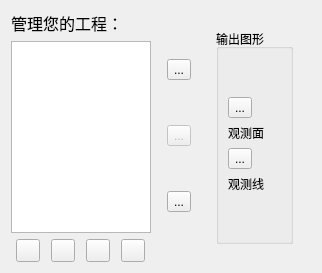
<?xml version="1.0" encoding="UTF-8"?>
<ui version="4.0">
 <class>WindWalkerEarthingMainDlg</class>
 <widget class="QDialog" name="WindWalkerEarthingMainDlg">
  <property name="geometry">
   <rect>
    <x>0</x>
    <y>0</y>
    <width>377</width>
    <height>264</height>
   </rect>
  </property>
  <property name="windowTitle">
   <string>Wind Walker</string>
  </property>
  <property name="windowIcon">
   <iconset resource="windwalker.qrc">
    <normaloff>:/Other/images/Other/windwalker (2).png</normaloff>:/Other/images/Other/windwalker (2).png</iconset>
  </property>
  <layout class="QHBoxLayout" name="horizontalLayout_3">
   <property name="sizeConstraint">
    <enum>QLayout::SetFixedSize</enum>
   </property>
   <item>
    <layout class="QVBoxLayout" name="verticalLayout">
     <item>
      <widget class="QLabel" name="label">
       <property name="font">
        <font>
         <pointsize>12</pointsize>
        </font>
       </property>
       <property name="toolTip">
        <string>&lt;html&gt;&lt;head/&gt;&lt;body&gt;&lt;p&gt;请为您的工程取一个适当的名字，虽然程序允许但是不建议使用重复的名字&lt;/p&gt;&lt;/body&gt;&lt;/html&gt;</string>
       </property>
       <property name="text">
        <string>管理您的工程：</string>
       </property>
      </widget>
     </item>
     <item>
      <widget class="QListWidget" name="listWidget">
       <property name="sizePolicy">
        <sizepolicy hsizetype="Fixed" vsizetype="Fixed">
         <horstretch>0</horstretch>
         <verstretch>0</verstretch>
        </sizepolicy>
       </property>
       <property name="maximumSize">
        <size>
         <width>140</width>
         <height>16777215</height>
        </size>
       </property>
       <property name="font">
        <font>
         <family>黑体</family>
         <pointsize>12</pointsize>
        </font>
       </property>
       <property name="contextMenuPolicy">
        <enum>Qt::CustomContextMenu</enum>
       </property>
       <property name="editTriggers">
        <set>QAbstractItemView::EditKeyPressed</set>
       </property>
      </widget>
     </item>
     <item>
      <layout class="QHBoxLayout" name="horizontalLayout">
       <item>
        <widget class="QToolButton" name="btn_ADD">
         <property name="toolTip">
          <string>添加一个工程</string>
         </property>
         <property name="text">
          <string/>
         </property>
         <property name="icon">
          <iconset resource="windwalker.qrc">
           <normaloff>:/GroundingCAD/images/GroundingCAD/add.png</normaloff>:/GroundingCAD/images/GroundingCAD/add.png</iconset>
         </property>
         <property name="shortcut">
          <string>=</string>
         </property>
        </widget>
       </item>
       <item>
        <widget class="QToolButton" name="btn_Del">
         <property name="toolTip">
          <string>删除所选工程</string>
         </property>
         <property name="text">
          <string/>
         </property>
         <property name="icon">
          <iconset resource="windwalker.qrc">
           <normaloff>:/GroundingCAD/images/GroundingCAD/delete.png</normaloff>:/GroundingCAD/images/GroundingCAD/delete.png</iconset>
         </property>
         <property name="shortcut">
          <string>Del</string>
         </property>
        </widget>
       </item>
       <item>
        <widget class="QToolButton" name="btn_Up">
         <property name="toolTip">
          <string>上移所选工程</string>
         </property>
         <property name="text">
          <string/>
         </property>
         <property name="icon">
          <iconset resource="windwalker.qrc">
           <normaloff>:/GroundingCAD/images/GroundingCAD/arrow_up.png</normaloff>:/GroundingCAD/images/GroundingCAD/arrow_up.png</iconset>
         </property>
         <property name="shortcut">
          <string>Up</string>
         </property>
        </widget>
       </item>
       <item>
        <widget class="QToolButton" name="btn_down">
         <property name="toolTip">
          <string>下移所选工程</string>
         </property>
         <property name="text">
          <string/>
         </property>
         <property name="icon">
          <iconset resource="windwalker.qrc">
           <normaloff>:/GroundingCAD/images/GroundingCAD/arrow_down.png</normaloff>:/GroundingCAD/images/GroundingCAD/arrow_down.png</iconset>
         </property>
         <property name="shortcut">
          <string>Down</string>
         </property>
        </widget>
       </item>
      </layout>
     </item>
    </layout>
   </item>
   <item>
    <spacer name="horizontalSpacer_2">
     <property name="orientation">
      <enum>Qt::Horizontal</enum>
     </property>
     <property name="sizeHint" stdset="0">
      <size>
       <width>1</width>
       <height>0</height>
      </size>
     </property>
    </spacer>
   </item>
   <item>
    <widget class="QWidget" name="widget_2" native="true">
     <layout class="QHBoxLayout" name="horizontalLayout_2">
      <item>
       <layout class="QVBoxLayout" name="verticalLayout_2">
        <item>
         <widget class="QToolButton" name="btn_Input">
          <property name="toolTip">
           <string>请输入相应接地网的参数</string>
          </property>
          <property name="text">
           <string>...</string>
          </property>
          <property name="icon">
           <iconset resource="windwalker.qrc">
            <normaloff>:/Other/images/Other/输入.png</normaloff>:/Other/images/Other/输入.png</iconset>
          </property>
          <property name="iconSize">
           <size>
            <width>64</width>
            <height>64</height>
           </size>
          </property>
          <property name="checkable">
           <bool>true</bool>
          </property>
         </widget>
        </item>
        <item>
         <widget class="QToolButton" name="btn_Compute">
          <property name="enabled">
           <bool>false</bool>
          </property>
          <property name="toolTip">
           <string>开始接地分析数据，需要正确输入参数后才能开启</string>
          </property>
          <property name="text">
           <string>...</string>
          </property>
          <property name="icon">
           <iconset resource="windwalker.qrc">
            <normaloff>:/Other/images/Other/计算.png</normaloff>:/Other/images/Other/计算.png</iconset>
          </property>
          <property name="iconSize">
           <size>
            <width>64</width>
            <height>64</height>
           </size>
          </property>
         </widget>
        </item>
        <item>
         <widget class="QToolButton" name="btn_Output">
          <property name="enabled">
           <bool>true</bool>
          </property>
          <property name="toolTip">
           <string>查看计算结果</string>
          </property>
          <property name="text">
           <string>...</string>
          </property>
          <property name="icon">
           <iconset resource="windwalker.qrc">
            <normaloff>:/Other/images/Other/输出.png</normaloff>:/Other/images/Other/输出.png</iconset>
          </property>
          <property name="iconSize">
           <size>
            <width>64</width>
            <height>64</height>
           </size>
          </property>
          <property name="checkable">
           <bool>true</bool>
          </property>
         </widget>
        </item>
       </layout>
      </item>
      <item>
       <spacer name="horizontalSpacer">
        <property name="orientation">
         <enum>Qt::Horizontal</enum>
        </property>
        <property name="sizeHint" stdset="0">
         <size>
          <width>1</width>
          <height>20</height>
         </size>
        </property>
       </spacer>
      </item>
      <item>
       <widget class="QWidget" name="widget" native="true">
        <layout class="QVBoxLayout" name="verticalLayout_4">
         <property name="spacing">
          <number>0</number>
         </property>
         <property name="leftMargin">
          <number>9</number>
         </property>
         <property name="topMargin">
          <number>0</number>
         </property>
         <property name="rightMargin">
          <number>0</number>
         </property>
         <property name="bottomMargin">
          <number>0</number>
         </property>
         <item>
          <widget class="QStackedWidget" name="stackedWidget">
           <property name="currentIndex">
            <number>1</number>
           </property>
           <widget class="QWidget" name="page">
            <layout class="QVBoxLayout" name="verticalLayout_3">
             <property name="margin">
              <number>0</number>
             </property>
             <item>
              <widget class="QGroupBox" name="groupBox">
               <property name="title">
                <string>参数输入</string>
               </property>
               <layout class="QVBoxLayout" name="verticalLayout_8">
                <item>
                 <spacer name="verticalSpacer_2">
                  <property name="orientation">
                   <enum>Qt::Vertical</enum>
                  </property>
                  <property name="sizeHint" stdset="0">
                   <size>
                    <width>20</width>
                    <height>20</height>
                   </size>
                  </property>
                 </spacer>
                </item>
                <item>
                 <layout class="QVBoxLayout" name="verticalLayout_7">
                  <item>
                   <widget class="QToolButton" name="toolBtn_GroundCAD">
                    <property name="toolTip">
                     <string>点击输入接地网参数</string>
                    </property>
                    <property name="text">
                     <string>...</string>
                    </property>
                    <property name="icon">
                     <iconset resource="windwalker.qrc">
                      <normaloff>:/Other/images/Other/grid.png</normaloff>:/Other/images/Other/grid.png</iconset>
                    </property>
                    <property name="iconSize">
                     <size>
                      <width>48</width>
                      <height>48</height>
                     </size>
                    </property>
                   </widget>
                  </item>
                  <item>
                   <widget class="QLabel" name="label_5">
                    <property name="text">
                     <string>接地网结构</string>
                    </property>
                   </widget>
                  </item>
                 </layout>
                </item>
                <item>
                 <spacer name="verticalSpacer">
                  <property name="orientation">
                   <enum>Qt::Vertical</enum>
                  </property>
                  <property name="sizeHint" stdset="0">
                   <size>
                    <width>20</width>
                    <height>14</height>
                   </size>
                  </property>
                 </spacer>
                </item>
                <item>
                 <layout class="QVBoxLayout" name="verticalLayout_6">
                  <item>
                   <widget class="QToolButton" name="toolBtn_Earth">
                    <property name="toolTip">
                     <string>点击输入土壤分层结构</string>
                    </property>
                    <property name="text">
                     <string>...</string>
                    </property>
                    <property name="icon">
                     <iconset resource="windwalker.qrc">
                      <normaloff>:/Other/images/Other/earth.png</normaloff>:/Other/images/Other/earth.png</iconset>
                    </property>
                    <property name="iconSize">
                     <size>
                      <width>48</width>
                      <height>48</height>
                     </size>
                    </property>
                   </widget>
                  </item>
                  <item>
                   <widget class="QLabel" name="label_3">
                    <property name="text">
                     <string>土壤结构</string>
                    </property>
                   </widget>
                  </item>
                 </layout>
                </item>
               </layout>
              </widget>
             </item>
            </layout>
           </widget>
           <widget class="QWidget" name="page_3">
            <layout class="QVBoxLayout" name="verticalLayout_5">
             <item>
              <widget class="QGroupBox" name="groupBox_3">
               <property name="title">
                <string>输出图形</string>
               </property>
               <layout class="QVBoxLayout" name="verticalLayout_9">
                <item>
                 <spacer name="verticalSpacer_3">
                  <property name="orientation">
                   <enum>Qt::Vertical</enum>
                  </property>
                  <property name="sizeHint" stdset="0">
                   <size>
                    <width>20</width>
                    <height>10</height>
                   </size>
                  </property>
                 </spacer>
                </item>
                <item>
                 <widget class="QToolButton" name="toolBtn_Plot3D">
                  <property name="text">
                   <string>...</string>
                  </property>
                  <property name="icon">
                   <iconset resource="windwalker.qrc">
                    <normaloff>:/Other/images/Other/卡通动物图标下载6.png</normaloff>:/Other/images/Other/卡通动物图标下载6.png</iconset>
                  </property>
                  <property name="iconSize">
                   <size>
                    <width>48</width>
                    <height>48</height>
                   </size>
                  </property>
                 </widget>
                </item>
                <item>
                 <widget class="QLabel" name="label_6">
                  <property name="text">
                   <string>观测面</string>
                  </property>
                 </widget>
                </item>
                <item>
                 <widget class="QToolButton" name="toolButton">
                  <property name="text">
                   <string>...</string>
                  </property>
                  <property name="icon">
                   <iconset resource="windwalker.qrc">
                    <normaloff>:/Other/images/Other/text.png</normaloff>:/Other/images/Other/text.png</iconset>
                  </property>
                  <property name="iconSize">
                   <size>
                    <width>48</width>
                    <height>48</height>
                   </size>
                  </property>
                 </widget>
                </item>
                <item>
                 <widget class="QLabel" name="label_2">
                  <property name="text">
                   <string>观测线</string>
                  </property>
                 </widget>
                </item>
                <item>
                 <spacer name="verticalSpacer_4">
                  <property name="orientation">
                   <enum>Qt::Vertical</enum>
                  </property>
                  <property name="sizeHint" stdset="0">
                   <size>
                    <width>20</width>
                    <height>10</height>
                   </size>
                  </property>
                 </spacer>
                </item>
               </layout>
              </widget>
             </item>
            </layout>
           </widget>
          </widget>
         </item>
        </layout>
       </widget>
      </item>
     </layout>
    </widget>
   </item>
  </layout>
 </widget>
 <resources>
  <include location="windwalker.qrc"/>
 </resources>
 <connections/>
</ui>
